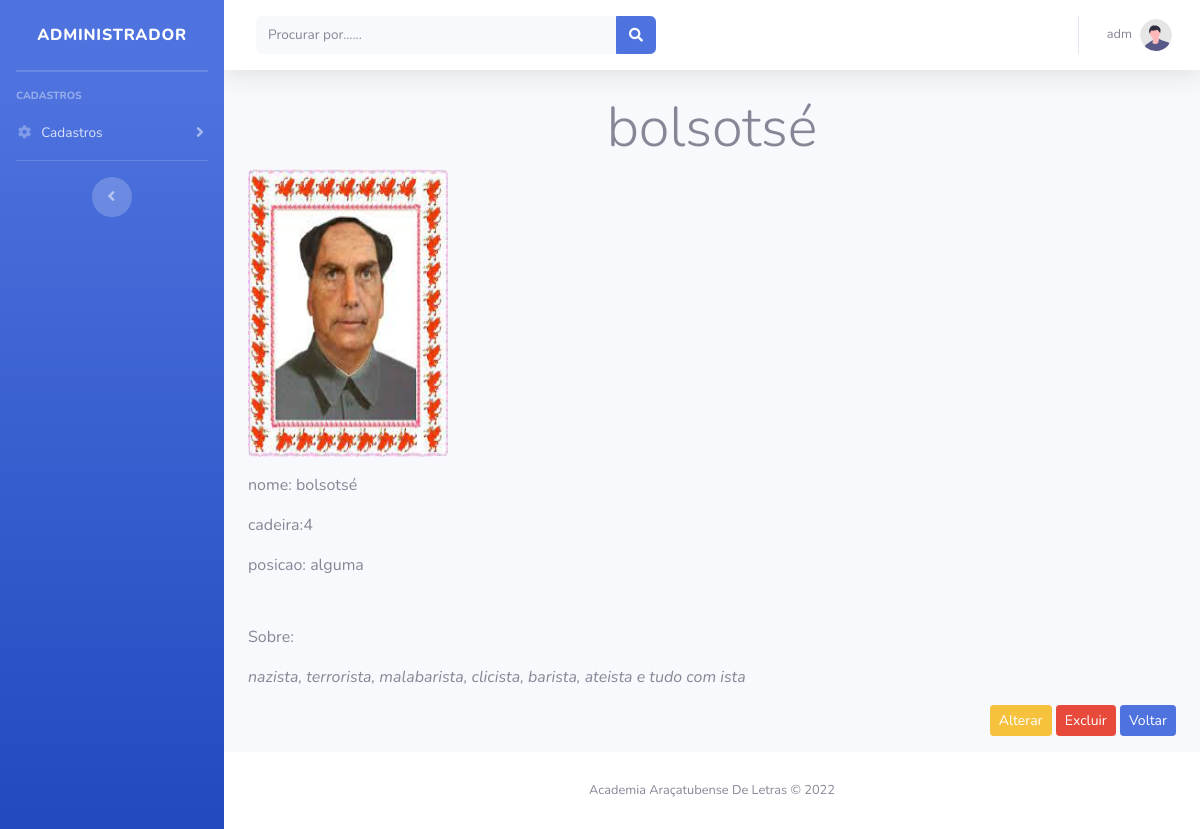
Page /modulos/academicos/visualizar.php?idAcad=22 (signed in) on the committed database.
### tables this page shows
CREATE TABLE `usuario` (
  `id` int(11) NOT NULL,
  `nome` varchar(150) NOT NULL,
  `email` varchar(100) NOT NULL,
  `telefone` bigint(20) NOT NULL,
  `senha` varchar(20) NOT NULL
);

CREATE TABLE `academicos` (
  `idAcad` int(11) NOT NULL,
  `nomeAcad` varchar(150) NOT NULL,
  `cadeiraAcad` varchar(10) NOT NULL,
  `posicaoAcad` varchar(50) NOT NULL,
  `sobreAcad` text NOT NULL,
  `fotoAcad` varchar(200) NOT NULL
);

### config.php (called while the page is built, shortened)
<?php
    include_once path('funcoes/conexao.php');
    function arquivo($file)
    {
        return ROOT_PATH . $file;
    }
    function path($file)
    {
        return ROOT_DIR . '/' . $file;
    }
    function usuario()
    {
        $id = $_SESSION['usuario'];
        $sql = "SELECT * FROM usuario WHERE id = $id";
        $query = $GLOBALS['conexaoBanco']->query($sql);
        return $query->fetch();
    }

### funcoes/conexao.php (called while the page is built, shortened)
<?php
    function retornaDado($sql)
    {
        $pdo = $GLOBALS['conexaoBanco'];
        $resultado = $pdo->query($sql);
        return $resultado->fetch();
    }
?>

### modulos/academicos/visualizar.php (the view, shortened to what this page needs)
<!DOCTYPE html>
<html lang="pt-br">
<?php
include '../../config.php';
if (!empty($_GET['idAcad'])) {
    $id = $_GET['idAcad'];
}
$sql = 'SELECT * FROM academicos where idAcad= ' . $id . ' ';
$acad = retornaDado($sql);
foreach (retornaDado($sql) as $row) {
    $id = $acad['idAcad'];
    $nome = $acad['nomeAcad'];
    $cadeira = $acad['cadeiraAcad'];
    $posicao = $acad['posicaoAcad'];
    $sobre = $acad['sobreAcad'];
    $foto = $acad['fotoAcad'];
}
?>
<?php include_once path('template/head.php'); ?>
<body id="page-top">
    <div id="wrapper">
        <?php include_once path('template/sidebar.php'); ?>
        <div id="content-wrapper" class="d-flex flex-column">
            <div id="content">
                <?php include_once path('template/navbar.php'); ?>
                <div class="container-fluid">
                    <h1 class="display-4 text-center"><?= $acad['nomeAcad'] ?></h1>
                    <div class="row-flex">
                        <img src="../../img/<?= $acad['fotoAcad'] ?>" download class=" align-self-start mr-3 rounded" width="200px" height="288px" alt="Capa do livro">
                        <div class="media-body  mt-3">
                            <p>nome: <?= $acad['nomeAcad'] ?></p>
                            <p>cadeira:<?= $acad['cadeiraAcad'] ?></p>
                            <p>posicao: <?= $acad['posicaoAcad'] ?></p>
                        </div>
                    </div>
                    <div class="text-justify mt-5">
                        <p>Sobre:</p>
                        <i><?= $acad['sobreAcad'] ?></i>
                    </div>
                    <div class="text-right my-3">
                        <a class="btn btn-sm btn-warning" href="alterarAcad.php?idAcad=<?= $acad['idAcad'] ?>">Alterar</a>
                        <a class="btn btn-sm btn-danger" href="deleteAcad.php?idAcad=<?= $acad['idAcad'] ?>." onclick="return confirm('Deseja realmente apagar o registro?')">Excluir</a>
                        <a class="btn btn-sm btn-primary " href="academicos.php?idAcad=<?= $acad['idAcad'] ?>">Voltar</a>
                    </div>
                </div>
                <footer class="sticky-footer bg-white">
                    <div class="container my-auto">
                        <div class="copyright text-center my-auto">
                            <span>Academia Araçatubense De Letras &copy; 2022</span>
                        </div>
                    </div>
                </footer>
            </div>
        </div>
</body>
</html>

### template/navbar.php (shortened to what this page needs)
<nav class="navbar navbar-expand navbar-light bg-white topbar mb-4 static-top shadow">
    <form class="d-none d-sm-inline-block form-inline mr-auto ml-md-3 my-2 my-md-0 mw-100 navbar-search">
        <div class="input-group">
            <input type="text" class="form-control bg-light border-0 small" placeholder="Procurar por......" aria-label="Search" aria-describedby="basic-addon2">
            <div class="input-group-append">
                <button class="btn btn-primary" type="button">
                    <i class="fas fa-search fa-sm"></i>
                </button>
            </div>
        </div>
    </form>
    <ul class="navbar-nav ml-auto">
        <li class="nav-item dropdown no-arrow">
            <a class="nav-link dropdown-toggle" href="#" id="userDropdown" role="button" data-toggle="dropdown" aria-haspopup="true" aria-expanded="false">
                <span class="mr-2 d-none d-lg-inline text-gray-600 small"><?= usuario()['nome'] ?></span>
                <img class="img-profile rounded-circle" src="<?= arquivo('img/undraw_profile.svg') ?>">
            </a>
        </li>
    </ul>
</nav>

### rows in the picture
usuario: nome "adm"
academicos: nomeAcad "bolsotsé", fotoAcad (picture), cadeiraAcad "4", posicaoAcad "alguma", sobreAcad "nazista, terrorista, malabarista, clicista, barista, ateista e tudo com ista"
